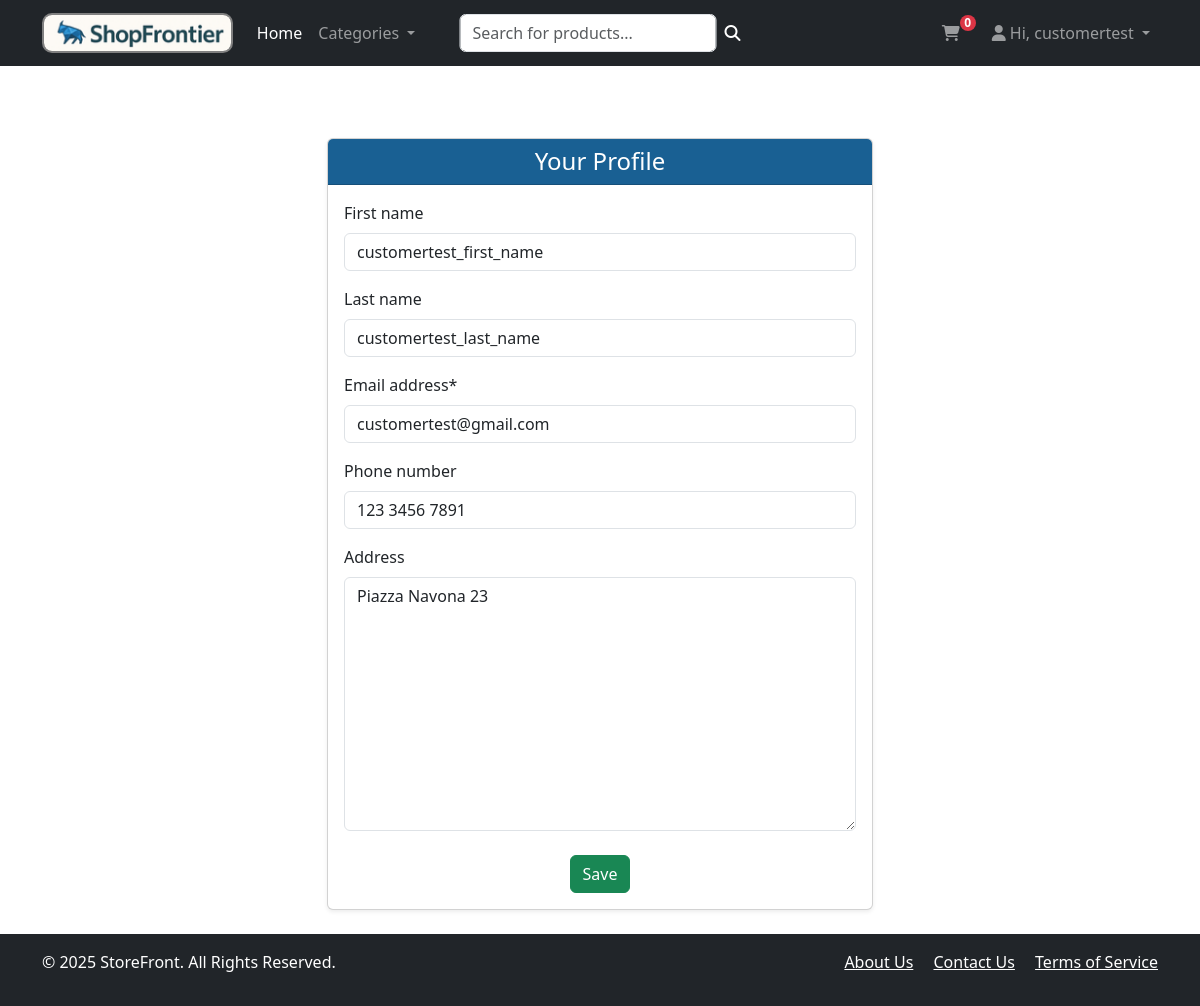
The app's page /accounts/profile/ (signed in) with its own data.
### users/models.py (models this page shows, shortened)
class CustomUser(AbstractUser):
    class UserType(models.TextChoices):
        CUSTOMER = 'CU', _('Cliente')
        MANAGER = 'MA', _('Store Manager')
    user_type = models.CharField(
        max_length=2,
        choices=UserType.choices,
        default=UserType.CUSTOMER,
        verbose_name=_('user type')
    )
    email = models.EmailField(_('email address'), unique=True)
    phone = models.CharField(max_length=20, blank=True, null=True, verbose_name='phone number')
    address = models.TextField(blank=True, null=True, verbose_name='address')
    REQUIRED_FIELDS = ['email']
    @property
    def is_manager(self) -> bool:
        return self.user_type == self.UserType.MANAGER

### users/views.py (the view)
# urls.py: path("profile/", views.profile_view, name='profile'),  # Adjusted to use MyLoginView for profile view
@login_required
def profile_view(request):
    user = request.user
    if request.method == 'POST':
        form = ProfileForm(request.POST, instance=user)
        if form.is_valid():
            form.save()
            messages.success(request, "Profile updated successfully.")
            return redirect('profile')
        else:
            messages.error(request, "Please correct the errors below.")
            return render(request, 'user/profile.html', {'form': form})
    else:
        form = ProfileForm(instance=user)
    return render(request, 'user/profile.html', {'form': form})

### users/forms.py
class ProfileForm(forms.ModelForm):
    class Meta:
        model = User
        fields = ['first_name', 'last_name', 'email', 'phone', 'address']
    def __init__(self, *args, **kwargs):
        super().__init__(*args, **kwargs)
        self.helper = FormHelper()
        self.helper.form_method = 'post'
        self.helper.add_input(Submit('submit', 'Save Changes'))

### cart/context_processors.py (called while the page is built)
def cart_context(request):
    cart = get_existing_cart(request)
    if cart:
        cart_item_ids = set(cart.items.values_list('product_id', flat=True))
        item_count = cart.items.count()
    else:
        cart_item_ids = None
        item_count = 0
    return {
        'cart_item_ids': cart_item_ids,
        'cart_item_count': item_count,
    }

### cart/utils.py (called while the page is built)
def get_existing_cart(request):
    skey = request.session.session_key
    if skey:
        try:
            return Cart.objects.get(cart_id=skey, status=Cart.Status.OPEN)
        except Cart.DoesNotExist:
            pass
    if request.user.is_authenticated:
        try:
            return Cart.objects.get(user_id=request.user.pk, status=Cart.Status.OPEN)
        except Cart.DoesNotExist:
            pass
    return None

### products/context_processors.py (called while the page is built)
def categories_context(request):
    categories = Category.objects.all().order_by('name')
    return {
        'categories': categories
    }

def max_product_price(self):
    max_price = Product.objects.aggregate(Max('price'))['price__max']
    max_price_ = max_price if max_price is not None else Decimal('0.00')
    return {
        'max_price': max_price_
    }

### templates/user/profile.html (shortened to what this page needs)
{% extends 'base.html' %}
{% load crispy_forms_filters %}
{% load crispy_forms_tags %}
{% block content %}
    <div class="container mt-5 d-flex justify-content-center">
        <div class="card shadow-sm w-50">
            <div class="card-header d-flex justify-content-center" style="background-color: #196093; color: white;">
                <h4 class="mb-0">Your Profile </h4>
            </div>
            <div class="card-body">
                <form method="post">
                    {{ form|crispy }}
                    <div class="d-flex justify-content-center">
                        <button type="submit" class="btn btn-success mt-2">Save</button>
                    </div>
                </form>
            </div>
        </div>
    </div>
{% endblock %}

### templates/base.html (shortened to what this page needs)
{% load static %}
<!doctype html>
<html lang="en">
<head>
    <link rel="stylesheet" href="{% static 'css/main.css' %}">
    <link href="https://cdn.jsdelivr.net/npm/bootstrap@5.3.3/dist/css/bootstrap.min.css" rel="stylesheet"
>
    <link rel="stylesheet" href="https://cdn.jsdelivr.net/npm/bootstrap-icons@1.11.3/font/bootstrap-icons.css">
    <link rel="stylesheet" href="https://cdnjs.cloudflare.com/ajax/libs/font-awesome/6.5.2/css/all.min.css"
 />
</head>
<body class="d-flex flex-column min-vh-100">
<header>
    <nav class="navbar navbar-expand-lg navbar-dark bg-dark">
        <div class="container">
            <a class="navbar-brand fw-bold d-flex align-items-center" href="{% url 'main' %}">
                <img src="{% static 'images/LogoShopFrontierfinal.png' %}" alt="StoreFront Logo" class="img-fluid" style="max-height: 40px; border: 2px solid gray; border-radius: 10px;">
            </a>
            <div class="collapse navbar-collapse" id="navbarSupportedContent">
                <ul class="navbar-nav me-auto mb-2 mb-lg-0">
                    <li class="nav-item">
                        <a class="nav-link active" aria-current="page" href="{% url 'main' %}">Home</a>
                    </li>
                    <li class="nav-item dropdown">
                        <a class="nav-link dropdown-toggle" href="#" id="navbarDropdownCategories" role="button" data-bs-toggle="dropdown" aria-expanded="false">
                            Categories
                        </a>
                    </li>
                </ul>
                <form class="d-flex justify-content-center" method="GET" action="{% url 'product_list' %}" style="position: absolute; left: 50%; transform: translateX(-50%);">
                    <input class="form-control me-2" type="search" name="search" placeholder="Search for products..." aria-label="Search">
                    <button class="btn p-0 border-0 bg-transparent text-white" type="submit"><i class="fa-solid fa-magnifying-glass"></i></button>
                </form>
                <ul class="navbar-nav ms-auto mb-2 mb-lg-0">
                    <li class="nav-item me-3">
                        <a href="{% url 'cart_detail' %}" class="nav-link position-relative">
                            <i class="fas fa-shopping-cart"></i>
                            <span id ="cart_icon_number" class="position-absolute top-25 start-100 translate-middle badge rounded-pill bg-danger" style="transform: translate(-50%, -50%) scale(0.5); top: 10px; width: 1rem; height: 1rem; display: flex; align-items: center; justify-content: center;">
                                    {{ cart_item_count|default:0 }}
                                    </span>
                        </a>
                    </li>
                    <li class="nav-item dropdown">
                        {% if user.is_authenticated %}
                        <a class="nav-link dropdown-toggle" href="#" id="navbarDropdownUser" role="button" data-bs-toggle="dropdown" aria-expanded="false">
                            <i class="fas fa-user"></i>
                                Hi, {{ user.username }}
                            {% else %}
                            <a class="nav-link"
                               href="{% url 'login' %}">
                                <i class="fas fa-user"></i> Login
                            </a>
                            {% endif %}
                        </a>
                    </li>
                </ul>
            </div>
        </div>
    </nav>
</header>
<main class="container my-4 flex-grow-1">
    {% block content %}{% endblock content %}
</main>
<footer class="footer mt-auto py-3 bg-dark text-white">
    <div class="container">
        <div class="row">
            <div class="col-md-6">
                <p>&copy; 2025 StoreFront. All Rights Reserved.</p>
            </div>
            <div class="col-md-6 text-md-end">
                <a href="#" class="text-white me-3">About Us</a>
                <a href="#" class="text-white me-3">Contact Us</a>
                <a href="#" class="text-white">Terms of Service</a>
            </div>
        </div>
    </div>
</footer>
</body>
</html>

### records on screen
CustomUser: username "customertest", first_name "customertest_first_name", last_name "customertest_last_name", email "customertest@gmail.com", phone "123 3456 7891", address "Piazza Navona 23"

### other values on screen
{{ cart_item_count|default:0 }} "0"
